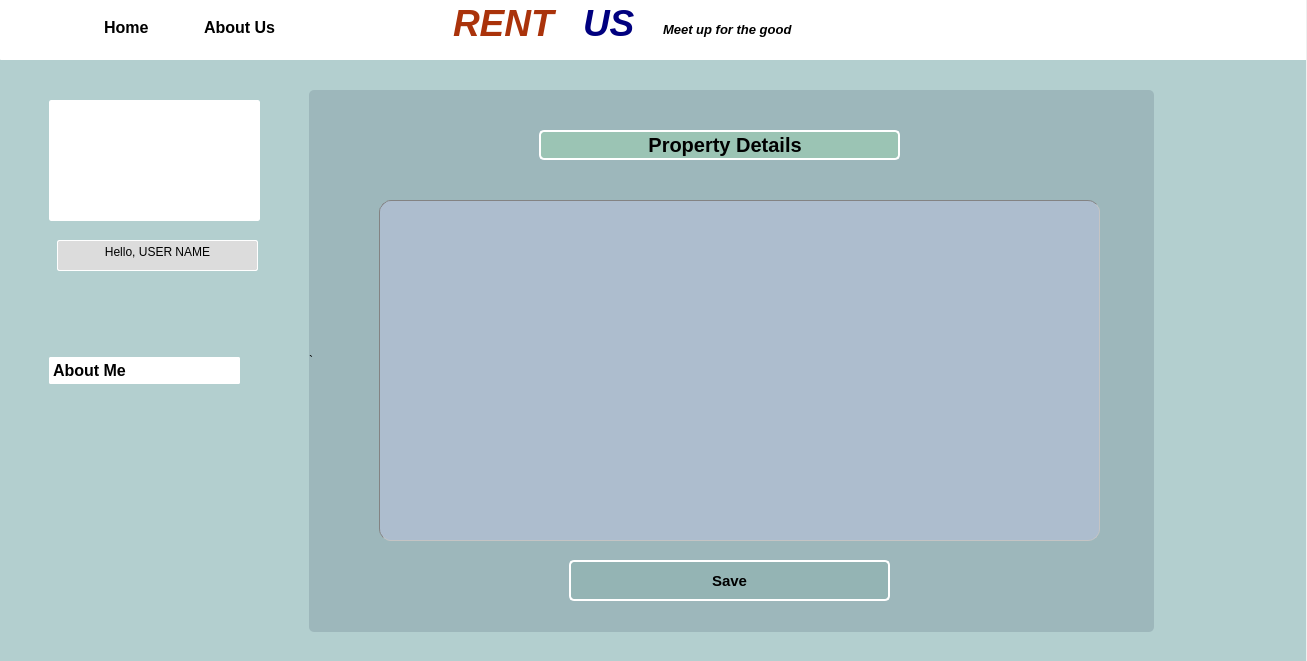
<?xml version="1.0" encoding="UTF-8"?>
<ui version="4.0">
 <class>properrty_details</class>
 <widget class="QWidget" name="properrty_details">
  <property name="geometry">
   <rect>
    <x>0</x>
    <y>0</y>
    <width>1307</width>
    <height>661</height>
   </rect>
  </property>
  <property name="windowTitle">
   <string>Form</string>
  </property>
  <property name="styleSheet">
   <string notr="true">
QTextEdit, QPlainTextEdit
{
	border : 1px solid white;
	border-radius: 2px;
}
QPushButton
{
	padding: 2px;
	color: black;
	background: rgb(255,255,255);
	border: 2px solid white;
	border-radius: 2px;
	text-align : left;
}

</string>
  </property>
  <widget class="QStackedWidget" name="stackedWidget">
   <property name="geometry">
    <rect>
     <x>-1</x>
     <y>0</y>
     <width>1307</width>
     <height>661</height>
    </rect>
   </property>
   <property name="styleSheet">
    <string notr="true">#stackedWidget
{
background: rgba(23,123,123,70);
}
</string>
   </property>
   <widget class="QWidget" name="dashboard">
    <widget class="QPlainTextEdit" name="plainTextEdit">
     <property name="geometry">
      <rect>
       <x>0</x>
       <y>-1</y>
       <width>1311</width>
       <height>61</height>
      </rect>
     </property>
     <property name="styleSheet">
      <string notr="true">#plaintextEdit
{
	border: 2px solid brown;
}</string>
     </property>
     <property name="readOnly">
      <bool>true</bool>
     </property>
    </widget>
    <widget class="QPushButton" name="pushButton_3">
     <property name="geometry">
      <rect>
       <x>101</x>
       <y>12</y>
       <width>81</width>
       <height>31</height>
      </rect>
     </property>
     <property name="font">
      <font>
       <pointsize>12</pointsize>
       <bold>true</bold>
      </font>
     </property>
     <property name="styleSheet">
      <string notr="true">#pushButton_3
{
	color: black;
	background: rgb(255,255,255);
	border: 2px solid white;
	border-radius: 2px;
}
#pushButton_3:hover
{
	background: rgb(220,220,200);
}</string>
     </property>
     <property name="text">
      <string>Home</string>
     </property>
     <property name="icon">
      <iconset resource="src.qrc">
       <normaloff>:/image/images/home.png</normaloff>:/image/images/home.png</iconset>
     </property>
    </widget>
    <widget class="QTextEdit" name="textEdit">
     <property name="geometry">
      <rect>
       <x>449</x>
       <y>-3</y>
       <width>121</width>
       <height>61</height>
      </rect>
     </property>
     <property name="font">
      <font>
       <kerning>false</kerning>
      </font>
     </property>
     <property name="acceptDrops">
      <bool>false</bool>
     </property>
     <property name="undoRedoEnabled">
      <bool>false</bool>
     </property>
     <property name="readOnly">
      <bool>true</bool>
     </property>
     <property name="html">
      <string>&lt;!DOCTYPE HTML PUBLIC &quot;-//W3C//DTD HTML 4.0//EN&quot; &quot;http://www.w3.org/TR/REC-html40/strict.dtd&quot;&gt;
&lt;html&gt;&lt;head&gt;&lt;meta name=&quot;qrichtext&quot; content=&quot;1&quot; /&gt;&lt;meta charset=&quot;utf-8&quot; /&gt;&lt;style type=&quot;text/css&quot;&gt;
p, li { white-space: pre-wrap; }
hr { height: 1px; border-width: 0; }
&lt;/style&gt;&lt;/head&gt;&lt;body style=&quot; font-family:'Segoe UI'; font-size:9pt; font-weight:400; font-style:normal;&quot;&gt;
&lt;p style=&quot; margin-top:0px; margin-bottom:0px; margin-left:0px; margin-right:0px; -qt-block-indent:0; text-indent:0px;&quot;&gt;&lt;span style=&quot; font-size:28pt; font-weight:700; font-style:italic; color:#aa330b;&quot;&gt;RENT&lt;/span&gt;&lt;/p&gt;&lt;/body&gt;&lt;/html&gt;</string>
     </property>
    </widget>
    <widget class="QTextEdit" name="textEdit_3">
     <property name="geometry">
      <rect>
       <x>659</x>
       <y>17</y>
       <width>171</width>
       <height>41</height>
      </rect>
     </property>
     <property name="font">
      <font>
       <kerning>false</kerning>
      </font>
     </property>
     <property name="mouseTracking">
      <bool>false</bool>
     </property>
     <property name="acceptDrops">
      <bool>false</bool>
     </property>
     <property name="whatsThis">
      <string notr="true"/>
     </property>
     <property name="accessibleName">
      <string notr="true"/>
     </property>
     <property name="accessibleDescription">
      <string notr="true"/>
     </property>
     <property name="undoRedoEnabled">
      <bool>false</bool>
     </property>
     <property name="readOnly">
      <bool>true</bool>
     </property>
     <property name="html">
      <string>&lt;!DOCTYPE HTML PUBLIC &quot;-//W3C//DTD HTML 4.0//EN&quot; &quot;http://www.w3.org/TR/REC-html40/strict.dtd&quot;&gt;
&lt;html&gt;&lt;head&gt;&lt;meta name=&quot;qrichtext&quot; content=&quot;1&quot; /&gt;&lt;meta charset=&quot;utf-8&quot; /&gt;&lt;style type=&quot;text/css&quot;&gt;
p, li { white-space: pre-wrap; }
hr { height: 1px; border-width: 0; }
&lt;/style&gt;&lt;/head&gt;&lt;body style=&quot; font-family:'Segoe UI'; font-size:9pt; font-weight:400; font-style:normal;&quot;&gt;
&lt;p style=&quot; margin-top:0px; margin-bottom:0px; margin-left:0px; margin-right:0px; -qt-block-indent:0; text-indent:0px;&quot;&gt;&lt;span style=&quot; font-size:10pt; font-weight:700; font-style:italic;&quot;&gt;Meet up for the good&lt;/span&gt;&lt;/p&gt;&lt;/body&gt;&lt;/html&gt;</string>
     </property>
    </widget>
    <widget class="QPushButton" name="pushButton_4">
     <property name="geometry">
      <rect>
       <x>201</x>
       <y>12</y>
       <width>91</width>
       <height>31</height>
      </rect>
     </property>
     <property name="font">
      <font>
       <pointsize>12</pointsize>
       <bold>true</bold>
      </font>
     </property>
     <property name="styleSheet">
      <string notr="true">#pushButton_4
{
color: black;
	background: rgb(255,255,255);
	border: 2px solid white;
	border-radius: 2px;
}
#pushButton_4:hover
{
	background: rgb(220,220,200);
}</string>
     </property>
     <property name="text">
      <string>About Us</string>
     </property>
    </widget>
    <widget class="QWidget" name="layoutWidget">
     <property name="geometry">
      <rect>
       <x>50</x>
       <y>290</y>
       <width>191</width>
       <height>161</height>
      </rect>
     </property>
     <layout class="QVBoxLayout" name="verticalLayout">
      <item>
       <widget class="QPushButton" name="pushButton_7">
        <property name="font">
         <font>
          <pointsize>12</pointsize>
          <italic>false</italic>
          <bold>true</bold>
          <stylestrategy>PreferDefault</stylestrategy>
          <kerning>false</kerning>
         </font>
        </property>
        <property name="styleSheet">
         <string notr="true">#pushButton_7
{
color: black;
	background: rgb(255,255,255);
	border: 2px solid white;
	border-radius: 2px;
}
#pushButton_7:hover
{
	background: rgb(220,220,200);
}</string>
        </property>
        <property name="text">
         <string>About Me</string>
        </property>
        <property name="icon">
         <iconset>
          <normaloff>images/home.png</normaloff>images/home.png</iconset>
        </property>
       </widget>
      </item>
     </layout>
    </widget>
    <widget class="QTextEdit" name="textEdit_2">
     <property name="geometry">
      <rect>
       <x>579</x>
       <y>-3</y>
       <width>81</width>
       <height>61</height>
      </rect>
     </property>
     <property name="font">
      <font>
       <kerning>false</kerning>
      </font>
     </property>
     <property name="acceptDrops">
      <bool>false</bool>
     </property>
     <property name="styleSheet">
      <string notr="true">#textEdit_2
{
	border-color: white;
	bordrer: none;
}</string>
     </property>
     <property name="undoRedoEnabled">
      <bool>false</bool>
     </property>
     <property name="readOnly">
      <bool>true</bool>
     </property>
     <property name="html">
      <string>&lt;!DOCTYPE HTML PUBLIC &quot;-//W3C//DTD HTML 4.0//EN&quot; &quot;http://www.w3.org/TR/REC-html40/strict.dtd&quot;&gt;
&lt;html&gt;&lt;head&gt;&lt;meta name=&quot;qrichtext&quot; content=&quot;1&quot; /&gt;&lt;meta charset=&quot;utf-8&quot; /&gt;&lt;style type=&quot;text/css&quot;&gt;
p, li { white-space: pre-wrap; }
hr { height: 1px; border-width: 0; }
&lt;/style&gt;&lt;/head&gt;&lt;body style=&quot; font-family:'Segoe UI'; font-size:9pt; font-weight:400; font-style:normal;&quot;&gt;
&lt;p style=&quot; margin-top:0px; margin-bottom:0px; margin-left:0px; margin-right:0px; -qt-block-indent:0; text-indent:0px;&quot;&gt;&lt;span style=&quot; font-size:28pt; font-weight:700; font-style:italic; color:#00007f;&quot;&gt;US&lt;/span&gt;&lt;/p&gt;&lt;/body&gt;&lt;/html&gt;</string>
     </property>
    </widget>
    <widget class="QTextEdit" name="textEdit_5">
     <property name="geometry">
      <rect>
       <x>50</x>
       <y>100</y>
       <width>211</width>
       <height>121</height>
      </rect>
     </property>
     <property name="acceptDrops">
      <bool>false</bool>
     </property>
     <property name="styleSheet">
      <string notr="true">#textEdit_5
{
	border-image: url(:/image/images/user.png);
}</string>
     </property>
     <property name="undoRedoEnabled">
      <bool>false</bool>
     </property>
     <property name="readOnly">
      <bool>true</bool>
     </property>
    </widget>
    <widget class="QTextEdit" name="textEdit_6">
     <property name="geometry">
      <rect>
       <x>58</x>
       <y>240</y>
       <width>201</width>
       <height>31</height>
      </rect>
     </property>
     <property name="font">
      <font>
       <bold>true</bold>
      </font>
     </property>
     <property name="styleSheet">
      <string notr="true">#textEdit_6
{
background-color: rgb(220,220,220);
text-align: center;

}</string>
     </property>
     <property name="undoRedoEnabled">
      <bool>false</bool>
     </property>
     <property name="readOnly">
      <bool>true</bool>
     </property>
     <property name="html">
      <string>&lt;!DOCTYPE HTML PUBLIC &quot;-//W3C//DTD HTML 4.0//EN&quot; &quot;http://www.w3.org/TR/REC-html40/strict.dtd&quot;&gt;
&lt;html&gt;&lt;head&gt;&lt;meta name=&quot;qrichtext&quot; content=&quot;1&quot; /&gt;&lt;meta charset=&quot;utf-8&quot; /&gt;&lt;style type=&quot;text/css&quot;&gt;
p, li { white-space: pre-wrap; }
hr { height: 1px; border-width: 0; }
&lt;/style&gt;&lt;/head&gt;&lt;body style=&quot; font-family:'Segoe UI'; font-size:9pt; font-weight:700; font-style:normal;&quot;&gt;
&lt;p align=&quot;center&quot; style=&quot; margin-top:0px; margin-bottom:0px; margin-left:0px; margin-right:0px; -qt-block-indent:0; text-indent:0px;&quot;&gt;&lt;span style=&quot; font-weight:400;&quot;&gt;Hello, USER NAME&lt;/span&gt;&lt;/p&gt;&lt;/body&gt;&lt;/html&gt;</string>
     </property>
    </widget>
    <widget class="QLabel" name="label_3">
     <property name="geometry">
      <rect>
       <x>310</x>
       <y>90</y>
       <width>845</width>
       <height>542</height>
      </rect>
     </property>
     <property name="styleSheet">
      <string notr="true">background: rgba(123,145,156,100);
border-radius:5px;</string>
     </property>
     <property name="text">
      <string>`</string>
     </property>
    </widget>
    <widget class="QPushButton" name="pushButton">
     <property name="geometry">
      <rect>
       <x>570</x>
       <y>560</y>
       <width>321</width>
       <height>41</height>
      </rect>
     </property>
     <property name="font">
      <font>
       <pointsize>11</pointsize>
       <bold>true</bold>
      </font>
     </property>
     <property name="styleSheet">
      <string notr="true">#pushButton
{
border-radius: 5px;
border: 2px solid white;
background-color: rgba(109, 166, 147, 45);
text-align: center;

}

#pushButton:hover
{
background-color: rgba(209, 66, 47, 50);
color: rgb(255,255,255);
}</string>
     </property>
     <property name="text">
      <string>Save</string>
     </property>
    </widget>
    <widget class="QPushButton" name="pushButton_5">
     <property name="geometry">
      <rect>
       <x>540</x>
       <y>130</y>
       <width>361</width>
       <height>30</height>
      </rect>
     </property>
     <property name="font">
      <font>
       <pointsize>15</pointsize>
       <italic>false</italic>
       <bold>true</bold>
       <stylestrategy>PreferDefault</stylestrategy>
       <kerning>false</kerning>
      </font>
     </property>
     <property name="styleSheet">
      <string notr="true">
#pushButton_5
{
border-radius: 5px;
border: 2px solid white;
background-color: rgba(150, 255, 147, 45);
text-align: center;

}

</string>
     </property>
     <property name="text">
      <string>  Property Details</string>
     </property>
     <property name="icon">
      <iconset resource="src.qrc">
       <normaloff>:/image/images/findhome.jpg</normaloff>:/image/images/findhome.jpg</iconset>
     </property>
     <property name="iconSize">
      <size>
       <width>25</width>
       <height>25</height>
      </size>
     </property>
    </widget>
    <widget class="QTableView" name="tableView">
     <property name="geometry">
      <rect>
       <x>380</x>
       <y>200</y>
       <width>721</width>
       <height>341</height>
      </rect>
     </property>
     <property name="styleSheet">
      <string notr="true">border-color: rgb(131, 131, 131);
background-color: rgba(200, 200, 235, 100);
border-width : 1px;
border-radius: 12px;

border-style: inset;
</string>
     </property>
     <property name="alternatingRowColors">
      <bool>true</bool>
     </property>
     <property name="showGrid">
      <bool>false</bool>
     </property>
     <attribute name="horizontalHeaderVisible">
      <bool>true</bool>
     </attribute>
     <attribute name="verticalHeaderVisible">
      <bool>false</bool>
     </attribute>
    </widget>
    <zorder>label_3</zorder>
    <zorder>plainTextEdit</zorder>
    <zorder>pushButton_3</zorder>
    <zorder>textEdit</zorder>
    <zorder>textEdit_3</zorder>
    <zorder>pushButton_4</zorder>
    <zorder>layoutWidget</zorder>
    <zorder>textEdit_2</zorder>
    <zorder>textEdit_5</zorder>
    <zorder>textEdit_6</zorder>
    <zorder>pushButton</zorder>
    <zorder>pushButton_5</zorder>
    <zorder>tableView</zorder>
   </widget>
  </widget>
 </widget>
 <resources>
  <include location="src.qrc"/>
 </resources>
 <connections/>
</ui>
